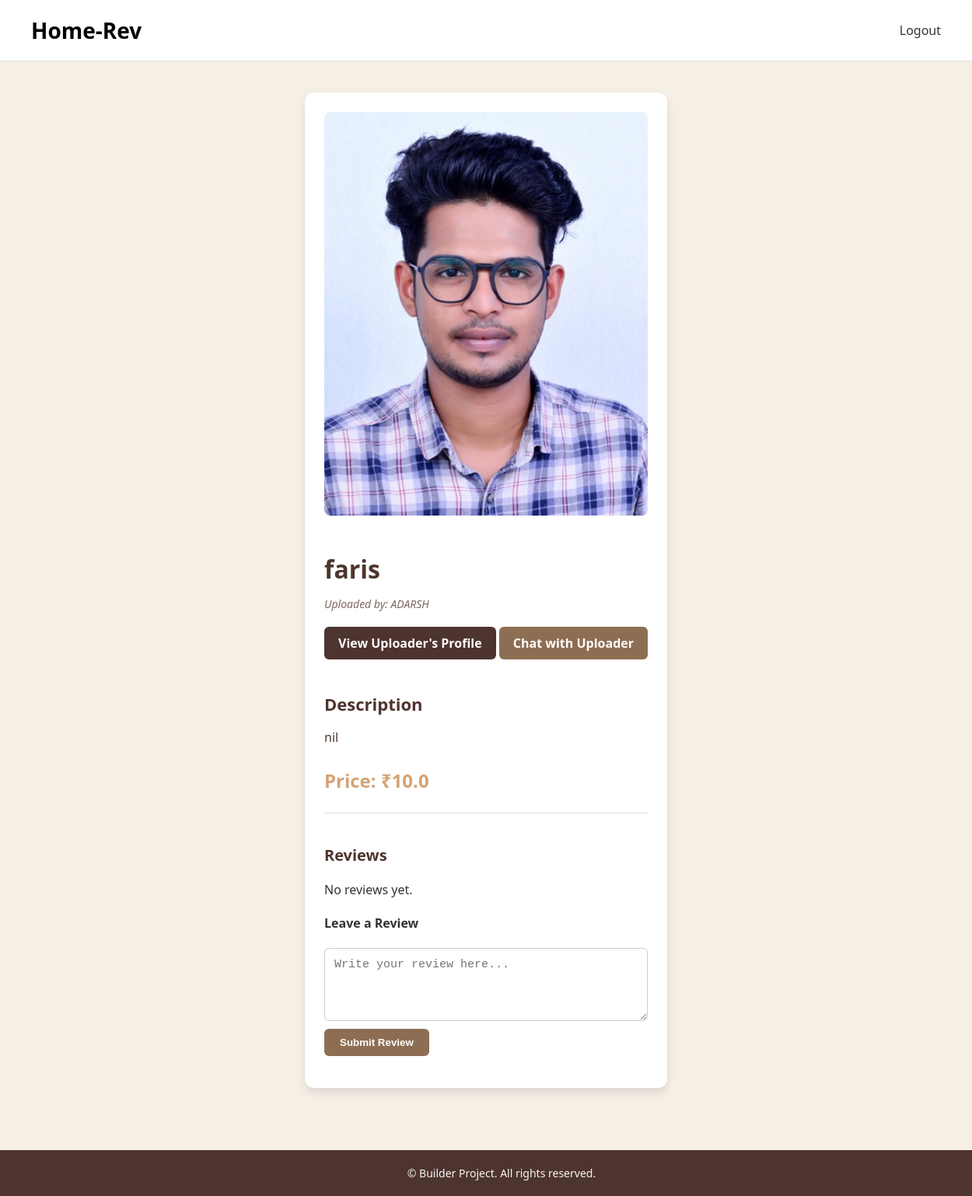
Page /project/6 (signed in) on the committed database.
### db_setup.py (models this page shows, shortened)
class Project(db.Model):
    id = db.Column(db.Integer, primary_key=True)
    name = db.Column(db.String(100), nullable=False)
    description = db.Column(db.Text, nullable=True)
    price = db.Column(db.Float, nullable=False)
    image_path = db.Column(db.String(255), nullable=True)
    user_id = db.Column(db.Integer, db.ForeignKey('user.id'))  # Foreign key to User
    user = db.relationship('User', backref=db.backref('projects', lazy=True))
    reviews = db.relationship('Review', backref='project', lazy=True)
    room_type = db.Column(db.String(50), nullable=False)  # Type of room: Bedroom, Kitchen, etc.

class User(db.Model):
    id = db.Column(db.Integer, primary_key=True)
    username = db.Column(db.String(150), unique=True, nullable=False)
    email = db.Column(db.String(150), unique=True, nullable=False)
    password = db.Column(db.String(150), nullable=False)
    bio = db.Column(db.Text, nullable=True)
    rating = db.Column(db.Float, nullable=True)
    is_admin = db.Column(db.Boolean, default=False)  # New column for admin role

### app.py (the view)
@app.route('/project/<int:project_id>', methods=['GET'])
def project_details(project_id):
    if 'user_id' not in session:
        flash('Please log in to access this page', 'danger')
        return redirect(url_for('login'))
    current_user_id = session.get('user_id')
    project = Project.query.get_or_404(project_id)
    reviews = Review.query.filter_by(project_id=project_id).all()
    if project.user_id == current_user_id:
        chats = ChatRoom.query.filter_by(project_id=project_id, uploader_id=current_user_id).all()
    else:
        chats = []
    return render_template('project_details.html', project=project, reviews=reviews,
                           current_user_id=current_user_id, chats=chats)

### templates/project_details.html (shortened to what this page needs)
<header>
   <div class="left-menu">
       <span class="site-name">Home-Rev</span>
   </div>
   <nav class="right-menu">
       <a href="{{ url_for('logout') }}">Logout</a>
      </nav>
</header><!DOCTYPE html>
<html lang="en">
<head>
</head>
<body>
    <div class="project-details">
        <img src="{{ url_for('static', filename=project.image_path) }}" alt="{{ project.name }}">
        <h2>{{ project.name }}</h2>
        <p class="uploader">Uploaded by: {{ project.user.username if project.user else "Unknown User" }}</p>
        {% if project.user and project.user.id != current_user_id %}
            <a href="{{ url_for('view_uploader_profile', user_id=project.user.id) }}" class="profile-button">View Uploader's Profile</a>
        {% endif %}
        {% if project.user and project.user.id == current_user_id %}
            <div class="chat-list">
                <h3>Chats with Users</h3>
                {% for chat in chats %}
                    <div class="chat-item">
                        <p>User: {{ chat.user.username }}</p>
                        <a href="{{ url_for('uploader_chat', project_id=project.id, chat_room_id=chat.id) }}">Open Chat</a>
                    </div>
                {% endfor %}
                {% if chats|length == 0 %}
                    <p>No active chats yet.</p>
                {% endif %}
            </div>
        {% else %}
            <a href="{{ url_for('chat_with_uploader', project_id=project.id) }}" class="chat-button">Chat with Uploader</a>
        {% endif %}
        <div class="description-section">
            <h3>Description</h3>
            <p>{{ project.description }}</p>
        </div>
        <p class="price">Price: ₹{{ project.price }}</p>
        <div class="reviews-section">
            <h3>Reviews</h3>
            {% if reviews %}
                {% for review in reviews %}
                    <div class="review">
                        <p class="reviewer">{{ review.user.username if review.user else "Anonymous" }}</p>
                        <p>{{ review.content }}</p>
                    </div>
                {% endfor %}
            {% else %}
                <p>No reviews yet.</p>
            {% endif %}
            <div class="review-form">
                <h4>Leave a Review</h4>
                <form method="POST" action="{{ url_for('submit_review', project_id=project.id) }}">
                    <textarea name="review_content" rows="4" required placeholder="Write your review here..."></textarea>
                    <button type="submit">Submit Review</button>
                </form>
            </div>
        </div>
    </div>
    <footer>
        &copy;  Builder Project. All rights reserved.
    </footer>
</body>
</html>

### templates/project_details.html (style rules this page uses)
header { display: flex; justify-content: space-between; align-items: center; padding: 20px 40px; background-color: #ffffff; border-bottom: 1px solid #ddd; }
.site-name { font-size: 28px; font-weight: 600; color: #000; }
nav a { margin-left: 20px; text-decoration: none; color: #333; font-weight: 500; font-size: 16px; transition: color 0.3s ease; }
body { font-family: 'Segoe UI', Tahoma, Geneva, Verdana, sans-serif; background-color: #f5efe6; color: #333; margin: 0; padding: 0; display: flex; flex-direction: column; min-height: 100vh; }
.project-details { max-width: 900px; margin: 40px auto; padding: 25px; background-color: #fff; border-radius: 12px; box-shadow: 0 6px 12px rgba(0,0,0,0.1); flex: 1; }
.project-details img { width: 100%; height: auto; border-radius: 8px; margin-bottom: 20px; }
.project-details h2 { font-size: 32px; font-weight: 700; color: #4e342e; margin-bottom: 10px; }
.project-details .uploader { font-size: 14px; color: #7e675e; font-style: italic; margin-bottom: 20px; }
.chat-button { display: inline-block; padding: 10px 18px; background-color: #8e6e53; color: #fff; font-weight: 600; border-radius: 6px; text-decoration: none; margin-bottom: 20px; transition: background-color 0.3s, transform 0.2s; }
.profile-button { display: inline-block; padding: 10px 18px; background-color: #4e342e; color: #fff; font-weight: 600; border-radius: 6px; text-decoration: none; margin-bottom: 20px; transition: background-color 0.3s, transform 0.2s; }
.description-section { color: #4e342e; text-align: left; margin-bottom: 25px; }
.description-section h3 { font-size: 22px; font-weight: 600; margin-bottom: 10px; }
.description-section p { font-size: 16px; line-height: 1.6; }
.price { font-size: 24px; color: #d4a373; font-weight: 700; margin: 25px 0; }
.reviews-section { border-top: 1px solid #ddd; padding-top: 20px; }
.reviews-section h3 { font-size: 20px; font-weight: 600; color: #4e342e; }
.review-form { margin-top: 20px; }
.review-form textarea { width: 100%; border-radius: 6px; border: 1px solid #ccc; padding: 12px; font-size: 15px; resize: vertical; }
.review-form button { margin-top: 10px; padding: 10px 20px; background-color: #8e6e53; color: #fff; border: none; border-radius: 6px; font-weight: 600; transition: background-color 0.3s; cursor: pointer; }
footer { margin-top: 40px; padding: 20px; background-color: #4e342e; color: #f5f5f5; font-size: 14px; text-align: center; position: relative; bottom: 0; width: 100%; }

### rows in the picture
Project: image_path (picture), name "faris", description "nil", price "10.0"
User: user "ADARSH"
